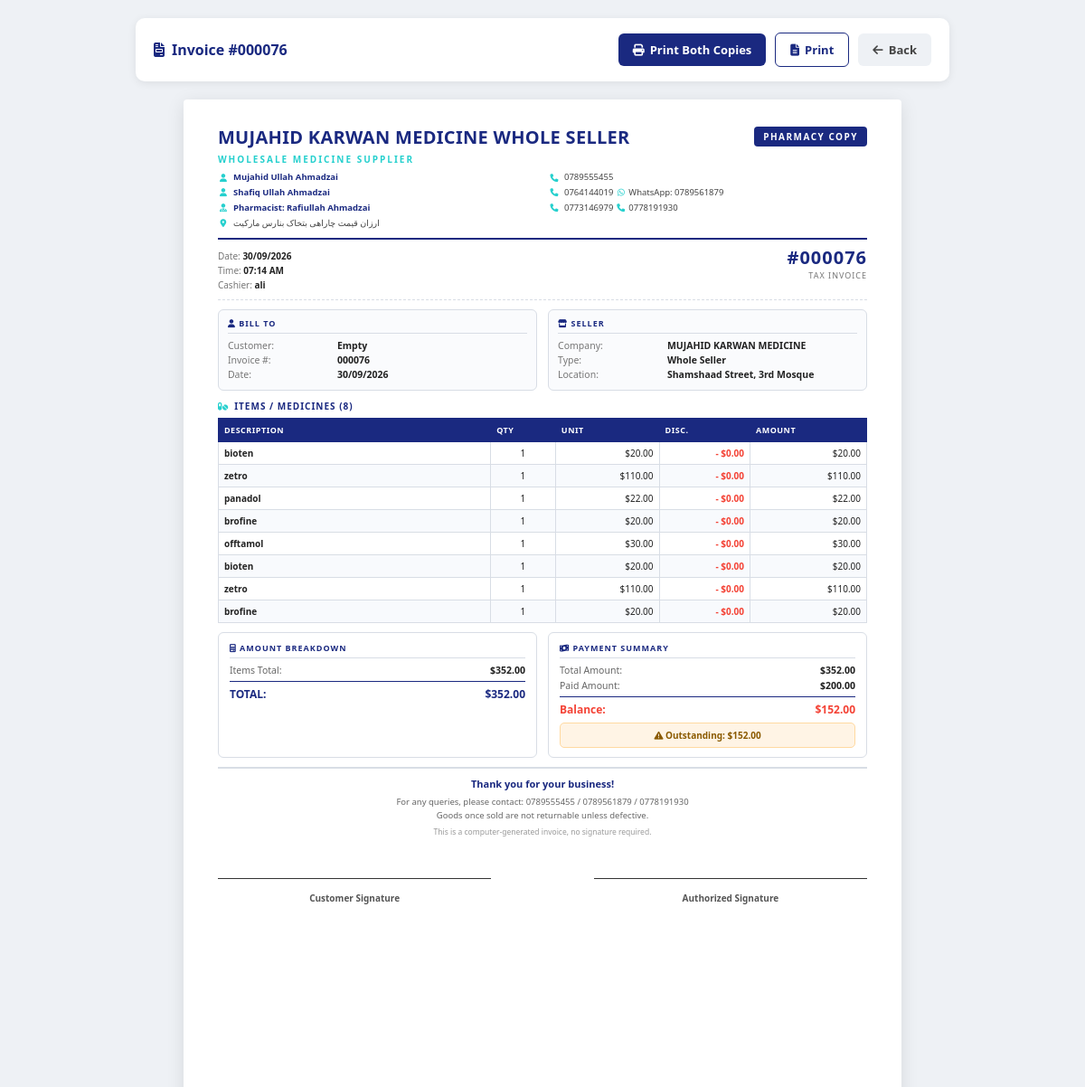
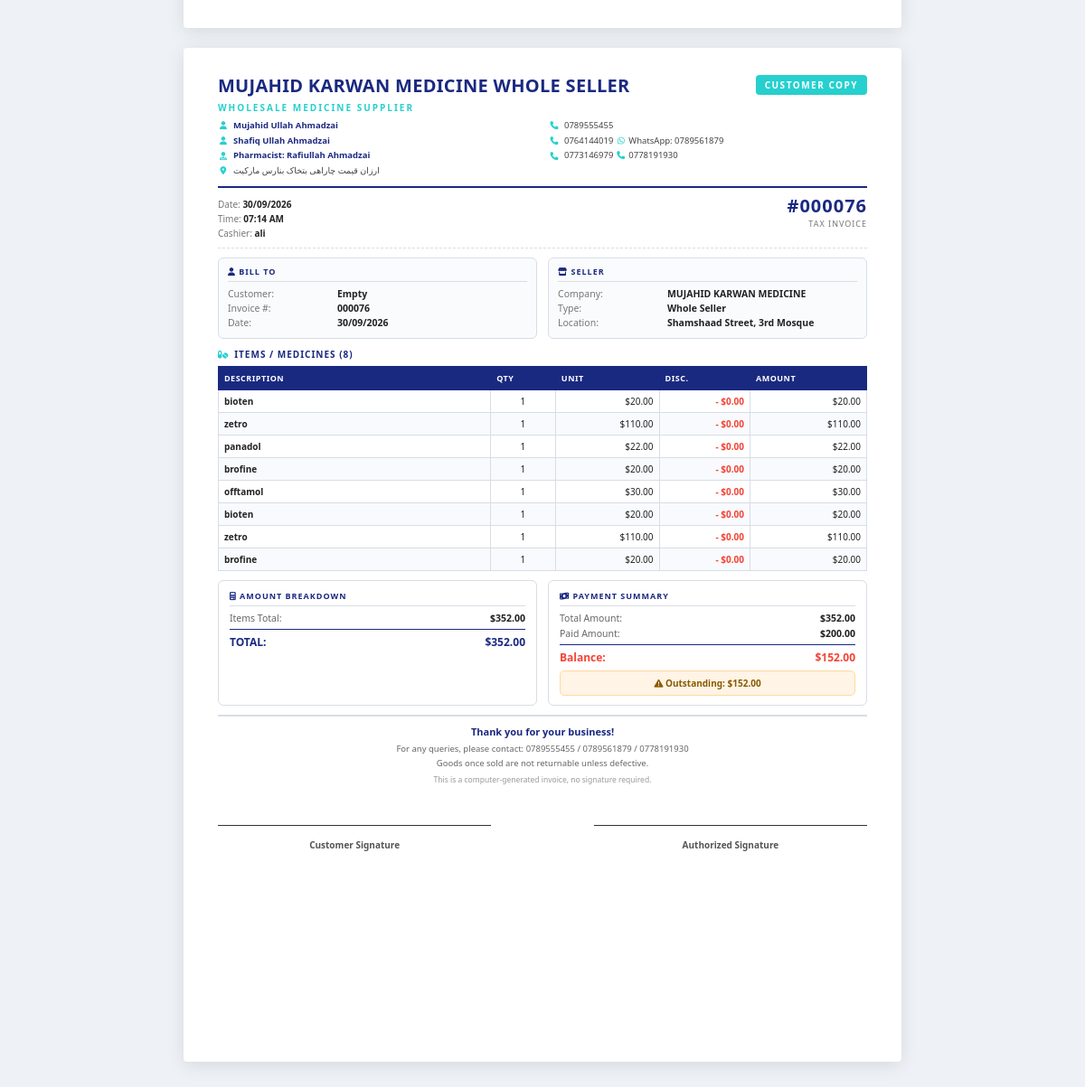
/view_sale.php?id=76, run on the app's committed database (2 pictures, top to bottom).
### tables this page shows
CREATE TABLE `sales` (
  `sale_id` int(11) NOT NULL AUTO_INCREMENT,
  `user_id` int(11) NOT NULL,
  `customer_name` varchar(100) NOT NULL,
  `doctor_fee` decimal(10,2) DEFAULT 0.00,
  `operation_fee` decimal(10,2) DEFAULT 0.00,
  `total_amount` decimal(10,2) NOT NULL,
  `sale_date` timestamp NOT NULL DEFAULT current_timestamp(),
  PRIMARY KEY (`sale_id`),
  KEY `user_id` (`user_id`),
  CONSTRAINT `sales_ibfk_1` FOREIGN KEY (`user_id`) REFERENCES `users` (`id`) ON DELETE CASCADE
);

CREATE TABLE `users` (
  `id` int(11) NOT NULL AUTO_INCREMENT,
  `username` varchar(100) NOT NULL,
  `password` varchar(255) NOT NULL,
  `created_at` datetime DEFAULT current_timestamp(),
  PRIMARY KEY (`id`)
);

CREATE TABLE `sale_items` (
  `sale_item_id` int(11) NOT NULL AUTO_INCREMENT,
  `sale_id` int(11) NOT NULL,
  `medicine_id` int(11) NOT NULL,
  `quantity` int(11) NOT NULL,
  `price_out` decimal(10,2) NOT NULL,
  `bonus_or_discount` decimal(10,2) DEFAULT 0.00,
  `subtotal` decimal(10,2) NOT NULL,
  PRIMARY KEY (`sale_item_id`),
  KEY `sale_id` (`sale_id`),
  KEY `medicine_id` (`medicine_id`),
  CONSTRAINT `sale_items_ibfk_1` FOREIGN KEY (`sale_id`) REFERENCES `sales` (`sale_id`) ON DELETE CASCADE,
  CONSTRAINT `sale_items_ibfk_2` FOREIGN KEY (`medicine_id`) REFERENCES `medicines` (`id`)
);

CREATE TABLE `medicines` (
  `id` int(11) NOT NULL AUTO_INCREMENT,
  `name` varchar(150) NOT NULL,
  `company_name` varchar(150) NOT NULL,
  `type` varchar(100) NOT NULL,
  `gram` varchar(50) NOT NULL,
  `manufacture_date` date NOT NULL,
  `expire_date` date NOT NULL,
  `price_in` decimal(10,2) NOT NULL,
  `price_out` decimal(10,2) NOT NULL,
  `amount` decimal(10,2) NOT NULL DEFAULT 0.00,
  PRIMARY KEY (`id`)
);

### view_sale.php (the view, shortened to what this page needs)
<?php
require_once 'db.php';
$sale_id = 0;
if(isset($_GET['id'])) {
    $id_value = $_GET['id'];
    $sale_id = (int)$id_value;
} else {
    die("<h2>Error: No Sale ID Provided</h2>");
}
$stmt = $conn->prepare("SELECT * FROM sales WHERE sale_id = ?");
$stmt->bind_param("i", $sale_id);
$stmt->execute();
$result = $stmt->get_result();
$sale = $result->fetch_assoc();
$items = [];
$itemsStmt = $conn->prepare("
    SELECT si.*, m.name as medicine_name, m.price_out as medicine_price
    FROM sale_items si
    JOIN medicines m ON si.medicine_id = m.id
    WHERE si.sale_id = ?
");
if($itemsStmt) {
    $itemsStmt->bind_param("i", $sale_id);
    $itemsStmt->execute();
    $itemsResult = $itemsStmt->get_result();
    while($item = $itemsResult->fetch_assoc()) {
        $items[] = $item;
    }
} else {
    die("Error preparing items query: " . $conn->error);
}
$user = ['username' => 'Unknown'];
$userStmt = $conn->prepare("SELECT username FROM users WHERE id = ?");
if($userStmt) {
    $userStmt->bind_param("i", $sale['user_id']);
    $userStmt->execute();
    $userResult = $userStmt->get_result();
    if($userData = $userResult->fetch_assoc()) {
        $user = $userData;
    }
}
$paid_amount = 0;
$balanceStmt = $conn->prepare("SELECT COALESCE(SUM(payment_amount), 0) as paid_amount FROM payments WHERE sale_id = ?");
if($balanceStmt) {
    $balanceStmt->bind_param("i", $sale_id);
    $balanceStmt->execute();
    $balanceResult = $balanceStmt->get_result();
    if($balanceData = $balanceResult->fetch_assoc()) {
        $paid_amount = $balanceData['paid_amount'] ?? 0;
    }
}
$total_amount = $sale['total_amount'] ?? 0;
$balance = $total_amount - $paid_amount;
$total_discount_display = 0;
$before_discount_total = 0;
foreach($items as $item) {
    $quantity = $item['quantity'] ?? 0;
    $unit_price = $item['price_out'] ?? 0;
    $discount_per_unit = $item['bonus_or_discount'] ?? 0;
    $discount_total = $discount_per_unit * $quantity;
    $total_discount_display += $discount_total;
    $before_discount_total += ($unit_price * $quantity);
}
$additional_fees = 0;
$additional_fees += isset($sale['doctor_fee']) ? $sale['doctor_fee'] : 0;
$additional_fees += isset($sale['operation_fee']) ? $sale['operation_fee'] : 0;
$additional_fees += isset($sale['other_fee']) ? $sale['other_fee'] : 0;
$split_items = count($items) > 10;
$half = ceil(count($items) / 2);
$left_items = $split_items ? array_slice($items, 0, $half) : $items;
$right_items = $split_items ? array_slice($items, $half) : [];
?>
<!DOCTYPE html>
<html lang="en">
<head>
    <link rel="stylesheet" href="https://cdnjs.cloudflare.com/ajax/libs/font-awesome/6.4.0/css/all.min.css">
</head>
<body>
<div class="print-controls">
    <h1>
        <i class="fas fa-file-invoice"></i>
        Invoice #<?php echo str_pad($sale_id, 6, '0', STR_PAD_LEFT); ?>
    </h1>
    <button class="btn btn-primary" onclick="window.print()">
        <i class="fas fa-print"></i> Print Both Copies
    </button>
    <button class="btn btn-secondary-outline" onclick="window.print()">
        <i class="fas fa-file-alt"></i> Print
    </button>
    <a href="javascript:history.back()" class="btn btn-secondary">
        <i class="fas fa-arrow-left"></i> Back
    </a>
</div>
<?php
function render_invoice($copy_type, $sale_id, $sale, $items, $user, $paid_amount, $balance,
                        $total_amount, $before_discount_total, $total_discount_display,
                        $additional_fees, $left_items, $right_items, $split_items) {
?>
    <div class="invoice-page">
        <div class="copy-badge <?php echo $copy_type === 'pharmacy' ? 'pharmacy' : 'customer'; ?>">
            <?php echo $copy_type === 'pharmacy' ? 'Pharmacy Copy' : 'Customer Copy'; ?>
        </div>
        <div class="inv-header">
            <div class="inv-brand">
                <h1>MUJAHID KARWAN MEDICINE WHOLE SELLER</h1>
                <div class="tagline">Wholesale Medicine Supplier</div>
                <div class="contact-grid">
                    <div class="item">
                        <i class="fas fa-user"></i>
                        <strong>Mujahid Ullah Ahmadzai</strong>
                    </div>
                    <div class="item">
                        <i class="fas fa-phone"></i>
                        <span>0789555455</span>
                    </div>
                    <div class="item">
                        <i class="fas fa-user"></i>
                        <strong>Shafiq Ullah Ahmadzai</strong>
                    </div>
                    <div class="item">
                        <i class="fas fa-phone"></i>
                        <span>0764144019   <i class="fab fa-whatsapp"></i>
                        <span>WhatsApp: 0789561879</span></span>
                    </div>
                    <div class="item">
                        <i class="fas fa-user-md"></i>
                        <strong>Pharmacist: Rafiullah Ahmadzai</strong>
                    </div>
                    <div class="item">
                        <i class="fas fa-phone"></i>
                        <span>0773146979    <i class="fas fa-phone"></i>
                        <span>0778191930   </span>  </span>
                    </div>
                      <div class="item">
                        <i class="fas fa-map-marker-alt"></i>
                        <span>ارزان قیمت چاراهی بتخاک بنارس مارکیت</span>
                    </div>
                </div>
            </div>
        </div>
        <div class="inv-meta-row">
            <div class="meta-block">
                <div><span class="label">Date:</span> <span class="value"><?php echo date('d/m/Y', strtotime($sale['sale_date'] ?? 'now')); ?></span></div>
                <div><span class="label">Time:</span> <span class="value"><?php echo date('h:i A', strtotime($sale['sale_date'] ?? 'now')); ?></span></div>
                <div><span class="label">Cashier:</span> <span class="value"><?php echo htmlspecialchars($user['username']); ?></span></div>
            </div>
            <div class="invoice-no">
                <div class="big">#<?php echo str_pad($sale_id, 6, '0', STR_PAD_LEFT); ?></div>
                <div class="sub">Tax Invoice</div>
            </div>
        </div>
        <div class="party-row">
            <div class="party-box">
                <div class="title"><i class="fas fa-user"></i> Bill To</div>
                <div class="row"><div class="lbl">Customer:</div><div class="val"><?php echo htmlspecialchars($sale['customer_name'] ?? 'Walk-in Customer'); ?></div></div>
                <div class="row"><div class="lbl">Invoice #:</div><div class="val"><?php echo str_pad($sale_id, 6, '0', STR_PAD_LEFT); ?></div></div>
                <div class="row"><div class="lbl">Date:</div><div class="val"><?php echo date('d/m/Y', strtotime($sale['sale_date'] ?? 'now')); ?></div></div>
            </div>
            <div class="party-box">
                <div class="title"><i class="fas fa-store"></i> Seller</div>
                <div class="row"><div class="lbl">Company:</div><div class="val">MUJAHID KARWAN MEDICINE</div></div>
                <div class="row"><div class="lbl">Type:</div><div class="val">Whole Seller</div></div>
                <div class="row"><div class="lbl">Location:</div><div class="val">Shamshaad Street, 3rd Mosque</div></div>
            </div>
        </div>
        <div class="items-title"><i class="fas fa-pills"></i> Items / Medicines (<?php echo count($items); ?>)</div>
        <?php if ($split_items && count($right_items) > 0): ?>
            <div class="items-two-col">
                <?php render_items_table($left_items); ?>
                <?php render_items_table($right_items); ?>
            </div>
        <?php else: ?>
            <?php render_items_table($items); ?>
        <?php endif; ?>
        <div class="summary-row">
            <div class="summary-box">
                <div class="title"><i class="fas fa-calculator"></i> Amount Breakdown</div>
                <div class="line">
                    <span class="lbl">Items Total:</span>
                    <span class="val">$<?php echo number_format($before_discount_total, 2); ?></span>
                </div>
                <div class="line grand">
                    <span>TOTAL:</span>
                    <span>$<?php echo number_format($total_amount, 2); ?></span>
                </div>
            </div>
            <div class="summary-box">
                <div class="title"><i class="fas fa-money-bill-wave"></i> Payment Summary</div>
                <div class="line">
                    <span class="lbl">Total Amount:</span>
                    <span class="val">$<?php echo number_format($total_amount, 2); ?></span>
                </div>
                <div class="line">
                    <span class="lbl">Paid Amount:</span>
                    <span class="val">$<?php echo number_format($paid_amount, 2); ?></span>
                </div>
                <div class="line grand" style="color: <?php echo $balance > 0 ? 'var(--danger-color)' : 'var(--success-color)'; ?>;">
                    <span>Balance:</span>
                    <span>$<?php echo number_format(abs($balance), 2); ?></span>
                </div>
                <?php if($balance > 0): ?>
                <div class="balance-alert">
                    <i class="fas fa-exclamation-triangle"></i>
                    Outstanding: $<?php echo number_format($balance, 2); ?>
                </div>
                <?php endif; ?>
            </div>
        </div>
        <div class="inv-footer">
            <div class="thank">Thank you for your business!</div>
            <div>For any queries, please contact: 0789555455 / 0789561879 / 0778191930</div>
            <div>Goods once sold are not returnable unless defective.</div>
            <div style="margin-top: 4px; font-size: 8.5px; color: #999;">
                This is a computer-generated invoice, no signature required.
            </div>
        </div>
        <div class="sign-row">
            <div class="sign-box"><div class="lbl">Customer Signature</div></div>
            <div class="sign-box"><div class="lbl">Authorized Signature</div></div>
        </div>
    </div>
<?php
}
function render_items_table($items) {
?>
    <table class="items-table">
        <thead>
            <tr>
                <th width="42%">Description</th>
                <th width="10%" class="text-center">Qty</th>
                <th width="16%" class="text-right">Unit</th>
                <th width="14%" class="text-right">Disc.</th>
                <th width="18%" class="text-right">Amount</th>
            </tr>
        </thead>
        <tbody>
            <?php foreach($items as $item):
                $quantity = $item['quantity'] ?? 0;
                $unit_price = $item['price_out'] ?? 0;
                $discount_per_unit = $item['bonus_or_discount'] ?? 0;
                $discount_total = $discount_per_unit * $quantity;
                $subtotal = ($unit_price * $quantity) - $discount_total;
            ?>
            <tr>
                <td class="medicine-name"><?php echo htmlspecialchars($item['medicine_name'] ?? 'N/A'); ?></td>
                <td class="text-center"><?php echo $quantity; ?></td>
                <td class="text-right">$<?php echo number_format($unit_price, 2); ?></td>
                <td class="text-right discount">- $<?php echo number_format($discount_total, 2); ?></td>
                <td class="text-right">$<?php echo number_format($subtotal, 2); ?></td>
            </tr>
            <?php endforeach; ?>
        </tbody>
    </table>
<?php
}
?>
<?php
render_invoice(
    'pharmacy', $sale_id, $sale, $items, $user, $paid_amount, $balance,
    $total_amount, $before_discount_total, $total_discount_display,
    $additional_fees, $left_items, $right_items, $split_items
);
?>
<?php
render_invoice(
    'customer', $sale_id, $sale, $items, $user, $paid_amount, $balance,
    $total_amount, $before_discount_total, $total_discount_display,
    $additional_fees, $left_items, $right_items, $split_items
);
?>
</body>
</html>

### data on the page
sales: sale_date "30/09/2026 30/09/2026", sale_date "07:14 AM 07:14 AM", customer_name "Empty Empty", total_amount "352.00 352.00"
users: username "ali ali"
sale_items: medicine.name "bioten", quantity "1", price_out "20.00", bonus_or_discount "0.00"
sale_items: medicine.name "zetro", quantity "1", price_out "110.00", bonus_or_discount "0.00"
sale_items: medicine.name "panadol", quantity "1", price_out "22.00", bonus_or_discount "0.00"
sale_items: medicine.name "brofine", quantity "1", price_out "20.00", bonus_or_discount "0.00"
sale_items: medicine.name "offtamol", quantity "1", price_out "30.00", bonus_or_discount "0.00"
sale_items: medicine.name "bioten", quantity "1", price_out "20.00", bonus_or_discount "0.00"
sale_items: medicine.name "zetro", quantity "1", price_out "110.00", bonus_or_discount "0.00"
sale_items: medicine.name "brofine", quantity "1", price_out "20.00", bonus_or_discount "0.00"

### other printed values
str_pad($sale_id, 6, '0', STR_PAD_LEFT) "000076"
str_pad($sale_id, 6, '0', STR_PAD_LEFT) "000076 000076"
count($items) "8 8"
$before_discount_total "352.00 352.00"
$paid_amount "200.00 200.00"
abs($balance) "152.00 152.00"
$balance "152.00 152.00"
